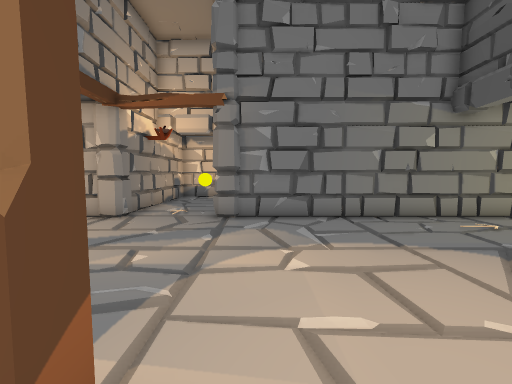
[1] (above)

18 first-person views from a walk through a 3-D level made in the Unity game engine. The camera is 1.5 m above the floor, tilts 4° down and sees 90° across. The floor is counted in squares, 1 m on a side. Each view is taken from the middle of a square. On the plan, view 1 faces up. The plan holds only what a view shows up to about 13 squares ahead; the rest is blank. The place goes on beyond the plan. The player is left out. Door leaves are left out, so doorways stand open.

[2]
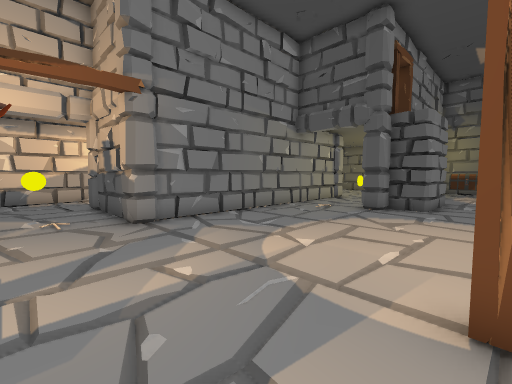

[3]
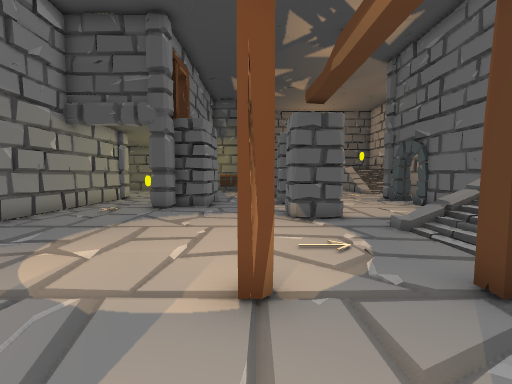

[4]
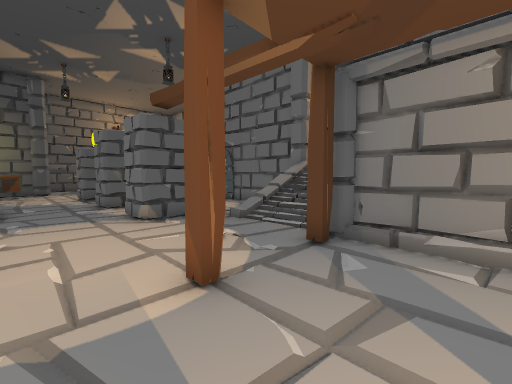

[5]
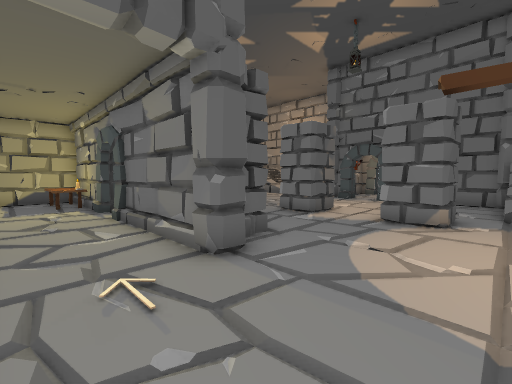

[6]
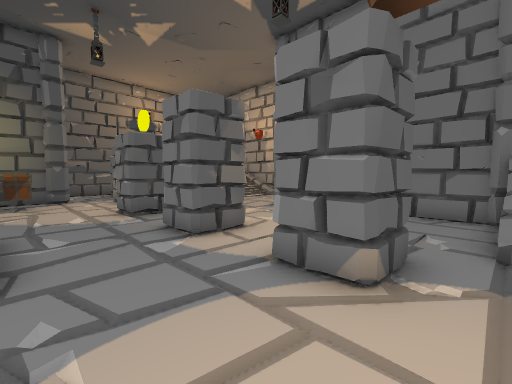

[7]
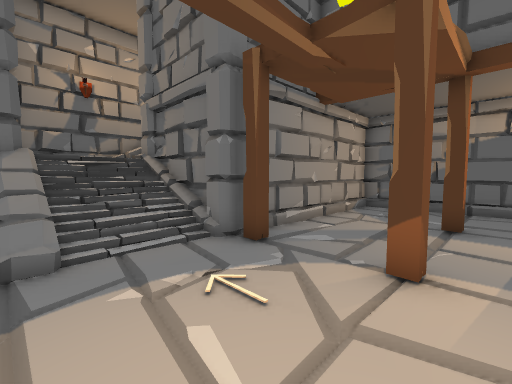

[8]
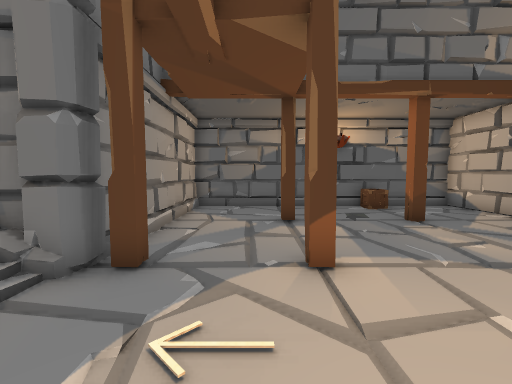

[9]
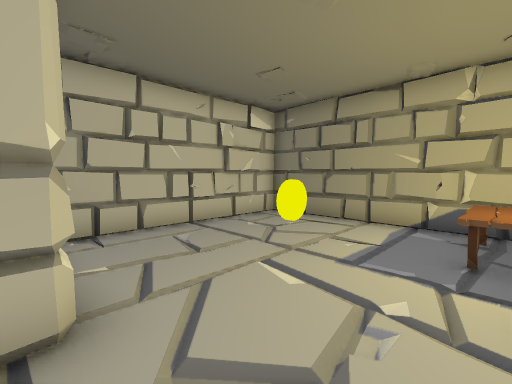

[10]
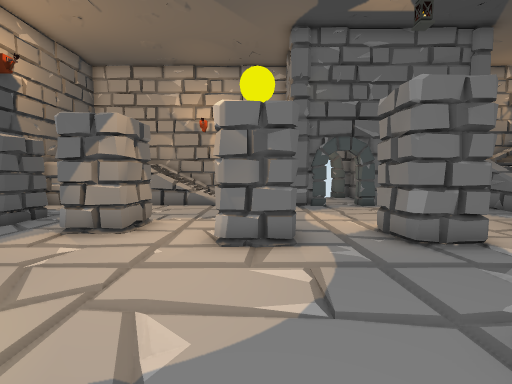

[11]
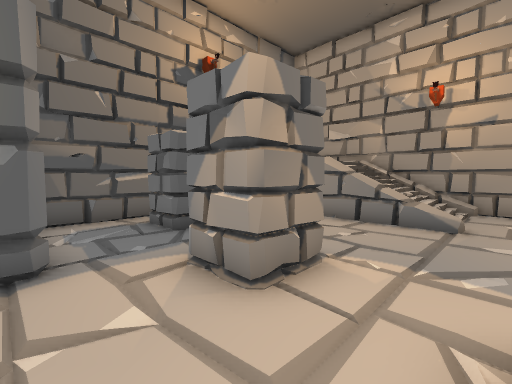

[12]
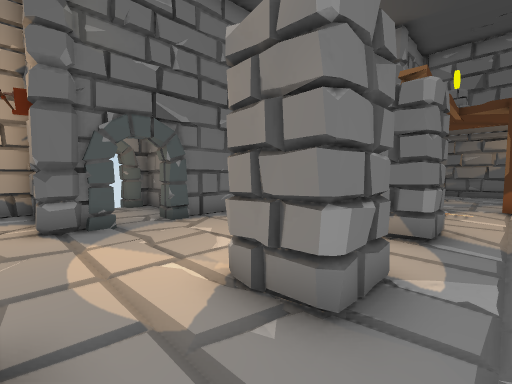

[13]
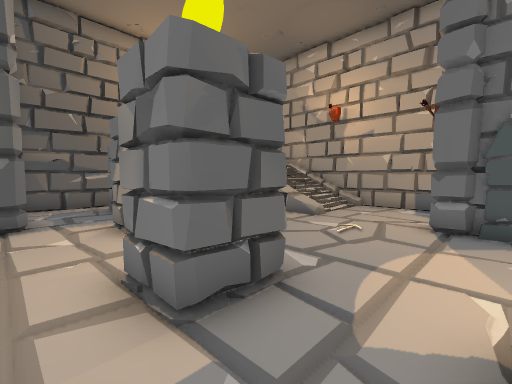

[14]
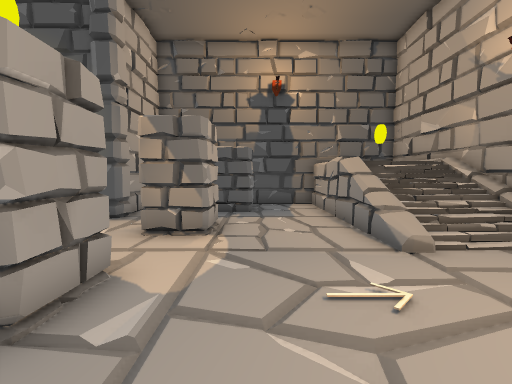

[15]
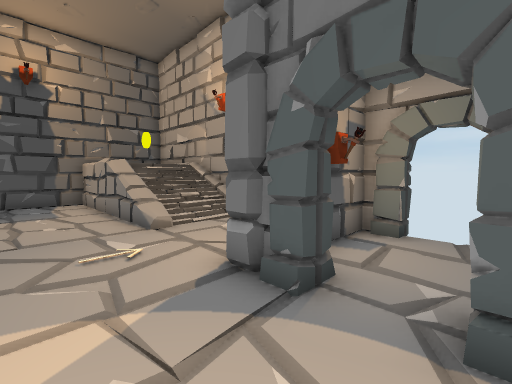

[16]
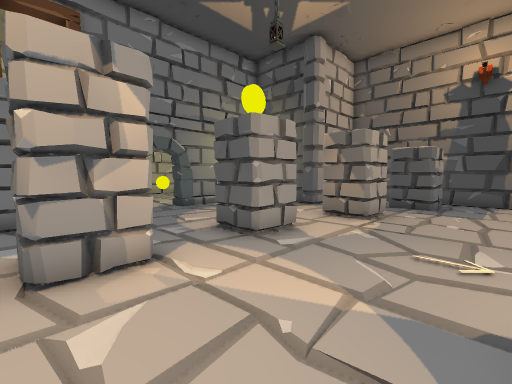

[17]
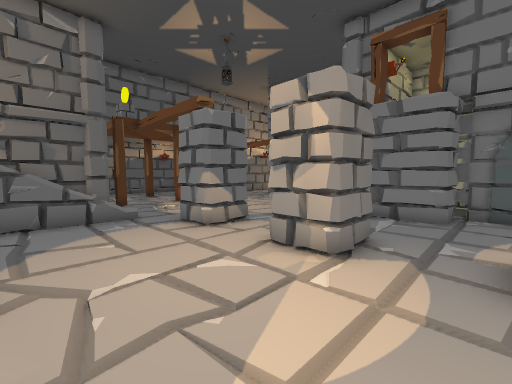

[18]
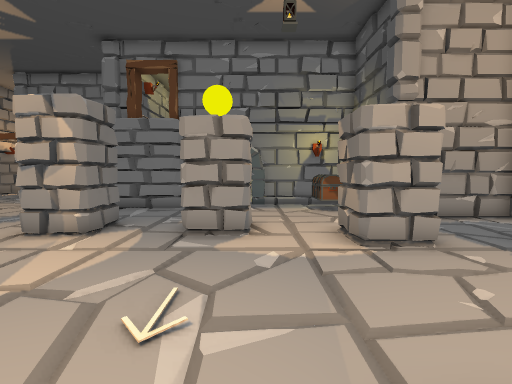

### Floor plan
Key: @ floor where view 1 was taken; # wall or solid block; x gap in a wall; . main floor; : floor 0.5 m higher than the main floor; + floor 1 m higher than the main floor; * floor 1.25 m higher than the main floor; % floor 1.5 m higher than the main floor; & floor 2 m higher than the main floor; - floor 4 m lower than the main floor; $ floor 4 m higher than the main floor; / step, stairs or slope; D open door; = window, fence, low wall or low ledge; v drop or lower ground; O other object.
Columns run from 9 left of view 1 to 23 right of it. Each row starts with its distance up from view 1.
 17      ####
 16      ....
 15      .O..
 14      ....
 13     #..x#            ########
 12     #...#            .......#
 11     #...#            .......#
 10    ##...#            .......#
  9 ####O...#### #- #####...O...#
  8 #...........................#
  7 O........................O..#
  6 O....................... O O#
  5 OO..O...........######.######
  4 O...............O#  O.....O#
  3   ...............OOO......O#
  2 $.........................O #
  1 $...#...O.................. #####
  0  ........@....OO..OO.O#O........#
 -1 $............O #.O #.O##.O#O....#
 -2 $.......#....OOO.OOO.OOO.O  .O#O#
 -3 $$$$#####////............OOO.O  #
 -4         #://=................OOO#
 -5         #++*=.................. #
 -6         #%% =...................#
 -7         #&  #####x.x#...O=v=#v&&#
 -8                  ...#...////    #
 -9                  ...#...////    #
-10        #####    #...#...//=//   #
-11                 #DDD#############

Positions as (right, up) in squares from view 1, and headings:
1: (0, 0), facing up
2: (-4, 1), facing up-right
3: (-4, 1), facing right
4: (-4, 3), facing down-right
5: (3, 8), facing down-right
6: (3, 3), facing down-right
7: (3, 2), facing down-left
8: (3, 0), facing left
9: (11, 6), facing up-right
10: (13, 5), facing down
11: (14, 1), facing down-right
12: (12, 1), facing down-left
13: (10, 1), facing down-right
14: (10, -4), facing right
15: (8, -4), facing down-right
16: (8, -6), facing up-right
17: (12, -6), facing up-left
18: (14, -8), facing up
